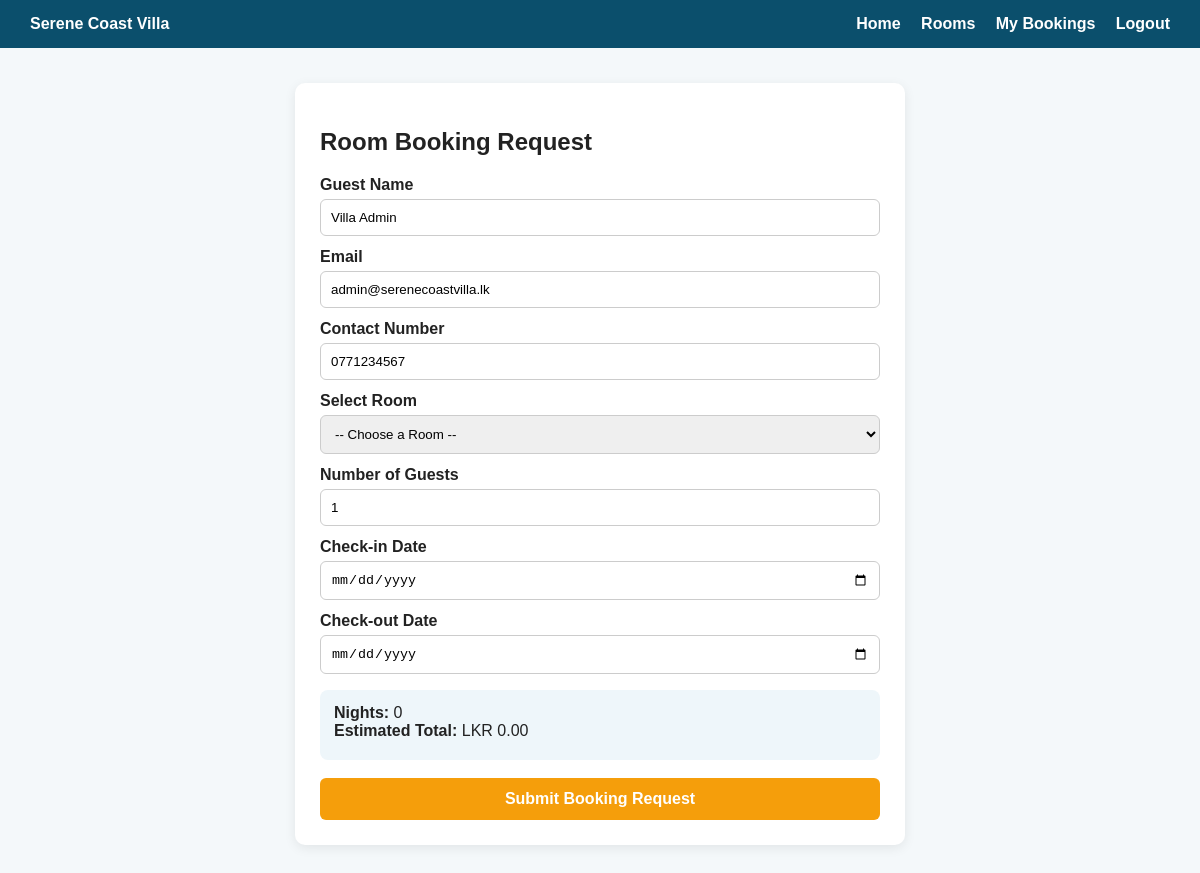
Screenshot of /booking.php (signed in) with the database file from the repository.
### tables this page shows
CREATE TABLE `users` (
  `user_id` int(11) NOT NULL,
  `name` varchar(100) NOT NULL,
  `email` varchar(120) NOT NULL,
  `contact_number` varchar(20) NOT NULL,
  `password` varchar(255) NOT NULL,
  `role` enum('guest','admin') NOT NULL DEFAULT 'guest',
  `created_at` timestamp NOT NULL DEFAULT current_timestamp()
);

### booking.php (the view, shortened to what this page needs)
<?php
require_once 'config/db.php';
$user_id = (int)$_SESSION['user_id'];
$check_in_val = $_GET['check_in'] ?? ($_POST['check_in'] ?? '');
$check_out_val = $_GET['check_out'] ?? ($_POST['check_out'] ?? '');
$guests_val = (int)($_GET['guests'] ?? ($_POST['guests_count'] ?? 1));
$userStmt = $pdo->prepare("SELECT name, email, contact_number FROM users WHERE user_id = :user_id");
$userStmt->execute(['user_id' => $user_id]);
$currentUser = $userStmt->fetch();
?>
<!DOCTYPE html>
<html lang="en">
<head>
</head>
<body>
<header>
    <div><strong>Serene Coast Villa</strong></div>
    <nav>
        <a href="index.php">Home</a>
        <a href="rooms.php">Rooms</a>
        <a href="my_bookings.php">My Bookings</a>
        <a href="logout.php">Logout</a>
    </nav>
</header>
<div class="box">
    <h2>Room Booking Request</h2>
    <form method="POST" action="" id="bookingForm">
        <label>Guest Name</label>
        <input type="text" value="<?php echo htmlspecialchars($currentUser['name'] ?? ''); ?>" readonly>
        <label>Email</label>
        <input type="email" value="<?php echo htmlspecialchars($currentUser['email'] ?? ''); ?>" readonly>
        <label>Contact Number</label>
        <input type="text" value="<?php echo htmlspecialchars($currentUser['contact_number'] ?? ''); ?>" readonly>
        <label>Select Room</label>
        <select name="room_id" id="roomSelect" required>
            <option value="">-- Choose a Room --</option>
        </select>
        <label>Number of Guests</label>
        <input type="number" name="guests_count" id="guestsInput" min="1" value="<?php echo max(1, $guests_val); ?>" required>
        <label>Check-in Date</label>
        <input type="date" name="check_in" id="checkIn" min="<?php echo date('Y-m-d'); ?>" value="<?php echo htmlspecialchars($check_in_val); ?>" required>
        <label>Check-out Date</label>
        <input type="date" name="check_out" id="checkOut" min="<?php echo date('Y-m-d'); ?>" value="<?php echo htmlspecialchars($check_out_val); ?>" required>
        <div class="summary" id="liveSummary">
            <div><strong>Nights:</strong> <span id="nightsCount">0</span></div>
            <div><strong>Estimated Total:</strong> LKR <span id="totalCost">0.00</span></div>
        </div>
        <button type="submit">Submit Booking Request</button>
    </form>
</div>
</body>
</html>

### booking.php (style rules this page uses)
body { font-family: Arial, sans-serif; margin: 0; background: #f4f8fa; color: #222; }
header { background: #0b4f6c; color: #fff; padding: 15px 30px; display: flex; justify-content: space-between; align-items: center; }
header a { color: #fff; text-decoration: none; margin-left: 16px; font-weight: bold; }
.box { max-width: 560px; margin: 35px auto; background: #fff; padding: 25px; border-radius: 10px; box-shadow: 0 3px 12px rgba(0,0,0,0.08); }
label { display: block; font-weight: bold; margin-top: 12px; }
input, select { width: 100%; padding: 10px; margin-top: 5px; border: 1px solid #ccc; border-radius: 6px; box-sizing: border-box; }
.summary { background: #eef6fa; padding: 14px; border-radius: 8px; margin-top: 16px; }
button { width: 100%; background: #f59e0b; color: #fff; border: none; padding: 12px; margin-top: 18px; border-radius: 6px; font-size: 16px; font-weight: bold; cursor: pointer; }

### rows the page displays
users: name "Villa Admin", email "admin@serenecoastvilla.lk", contact_number "0771234567"
